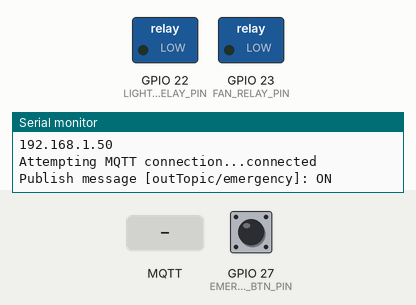
A sketch run on a simulated ESP32. Parts: switched loads named in the sketch (green lamp = pin HIGH), the last lines printed to the serial monitor. Inputs (shaded band) come from the test bench; at power-on: GPIO 27 (EMERGENCY_BTN_PIN) HIGH. WiFi joins after 1.5 s; servers stay silent unless stated; no MQTT or app messages arrive unless stated.

Above: at 2.7 s.
2.8 s: MQTT message "ON" arrives on the first subscribed topic
At 3.5 s:
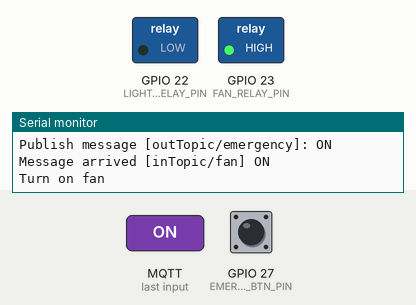
4.3 s: MQTT message "ON" arrives on the second subscribed topic
At 4.7 s:
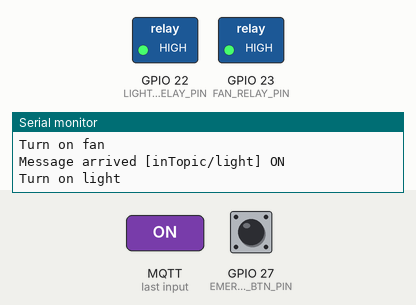
5.8 s: MQTT message "OFF" arrives on the first subscribed topic
At 7.0 s:
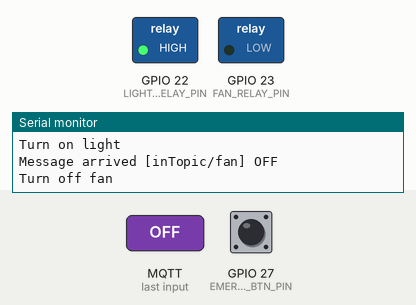
Timing chart, 0 to 8.8 s (numbered marks = the images above; inputs shaded):
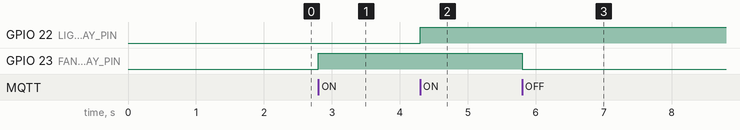

The sketch:

ESP32_1.ino
```cpp
/*
    ESP32 Node A
    Feature connected:
    1. Fan
    2. Light
    3. Button
*/
#include <WiFi.h>
#include <PubSubClient.h>

#define MSG_BUFFER_SIZE	(50)

// Update these with values suitable for your network.
const char* ssid        = "Connected WiFi Name";
const char* password    = "Connected WiFi Password";
const char* mqtt_server = "Ip address of the MQTT Broker";

// Pin assignment
const int FAN_RELAY_PIN       = 23;       // Fan's relay ctrl pin
const int LIGHT_RELAY_PIN     = 22;       // Light's relay ctrl pin
const int EMERGENCY_BTN_PIN   = 27;       // LAY37 btn ctrl pin

// Topic publish
const char* emergency_topic = "outTopic/emergency";   // Topic send emergency signal

// Topic subscribe
const char* fan_topic       = "inTopic/fan";          // Topic ctrl fan
const char* light_topic     = "inTopic/light";        // Topic ctrl light

// Global variable
int previousBtnState        = LOW;

WiFiClient espClient;
PubSubClient client(espClient);
unsigned long lastMsg = 0;

char out_msg[MSG_BUFFER_SIZE];

void setup_wifi() {
    delay(10);
    // We start by connecting to a WiFi network
    Serial.println();
    Serial.print("Connecting to ");
    Serial.println(ssid);

    WiFi.mode(WIFI_STA);
    WiFi.begin(ssid, password);

    while (WiFi.status() != WL_CONNECTED) {
        delay(500);
        Serial.print(".");
    }

    randomSeed(micros());

    Serial.println("");
    Serial.println("WiFi connected");
    Serial.println("IP address: ");
    Serial.println(WiFi.localIP());
}

void reconnect() {
  // Loop until we're reconnected
    while (!client.connected()) {
        Serial.print("Attempting MQTT connection...");
        // Create a random client ID
        String clientId = "ESP32Client-";
        clientId += "Node A";
        // Attempt to connect
        if (client.connect(clientId.c_str())) {
            Serial.println("connected");
            // Once connected, publish an announcement...
            client.publish(emergency_topic, "Successfully reconnect Node A");
            // ... and resubscribe
            client.subscribe(fan_topic);
            client.subscribe(light_topic);

        } else {
            Serial.print("failed, rc=");
            Serial.print(client.state());
            Serial.println(" try again in 5 seconds");
            // Wait 5 seconds before retrying
            delay(5000);
        }
    }
}

void callback(char* topic, byte* payload, unsigned int length) {
    String in_msg;

    Serial.print("Message arrived [");
    Serial.print(topic);
    Serial.print("] ");
    for (int i = 0; i < length; i++) {
        Serial.print((char)payload[i]);
        in_msg += (char)payload[i];
    }
    Serial.println();

    // Here is the starting point of what to do with the data received from the MQTT topic
    // For topic: inTopic/fan
    if (String(topic) == fan_topic) {
        if (in_msg == "ON") {
            Serial.println("Turn on fan");
            digitalWrite(FAN_RELAY_PIN, HIGH);
        }
        else if (in_msg == "OFF") {
            Serial.println("Turn off fan");
            digitalWrite(FAN_RELAY_PIN, LOW);
        }
    }
    // For topic: inTopic/light
    if (String(topic) == light_topic) {
        if (in_msg == "ON") {
            Serial.println("Turn on light");
            digitalWrite(LIGHT_RELAY_PIN, HIGH);
        }
        else if (in_msg == "OFF") {
            Serial.println("Turn off light");
            digitalWrite(LIGHT_RELAY_PIN, LOW);
        }
    }
}

void setup() {
    Serial.begin(115200);

    // Initialize pin behaviour
    pinMode(FAN_RELAY_PIN, OUTPUT);
    pinMode(LIGHT_RELAY_PIN, OUTPUT);
    pinMode(EMERGENCY_BTN_PIN, INPUT_PULLUP);
    // Setup comm. system
    setup_wifi();
    client.setServer(mqtt_server, 1883);
    client.setCallback(callback);
}

void loop() {
    if (!client.connected()) {
        reconnect();
    }
    client.loop();

    long now = millis();
    if (now - lastMsg > 2000) {
        // Here is the start point of writing what to publish out.
        int buttonState = digitalRead(EMERGENCY_BTN_PIN);

        if (buttonState == HIGH && previousBtnState == LOW) {
            // Tunr on buzzer
            // digitalWrite(EMERGENCY_BTN_PIN, HIGH);
            delay(200);
            // Save the message to send
            snprintf (out_msg, MSG_BUFFER_SIZE, "ON");
            Serial.print("Publish message [");
            Serial.print(emergency_topic);
            Serial.print("]: ");
            Serial.println(out_msg);
            client.publish(emergency_topic, out_msg);
        } else if (buttonState == LOW && previousBtnState == HIGH) {
            // Tunr on buzzer
            // digitalWrite(EMERGENCY_BTN_PIN, LOW);
            delay(200);
            // Save the message to send
            snprintf (out_msg, MSG_BUFFER_SIZE, "OFF");
            Serial.print("Publish message [");
            Serial.print(emergency_topic);
            Serial.print("]: ");
            Serial.println(out_msg);
            client.publish(emergency_topic, out_msg);
        }

        previousBtnState = buttonState;
    }
}
```

Measured:
- after the input at 2.8 s, GPIO 23 (FAN_RELAY_PIN): LOW → HIGH at once
- after the input at 4.3 s, GPIO 22 (LIGHT_RELAY_PIN): LOW → HIGH at once
- after the input at 5.8 s, GPIO 23 (FAN_RELAY_PIN): HIGH → LOW at once
